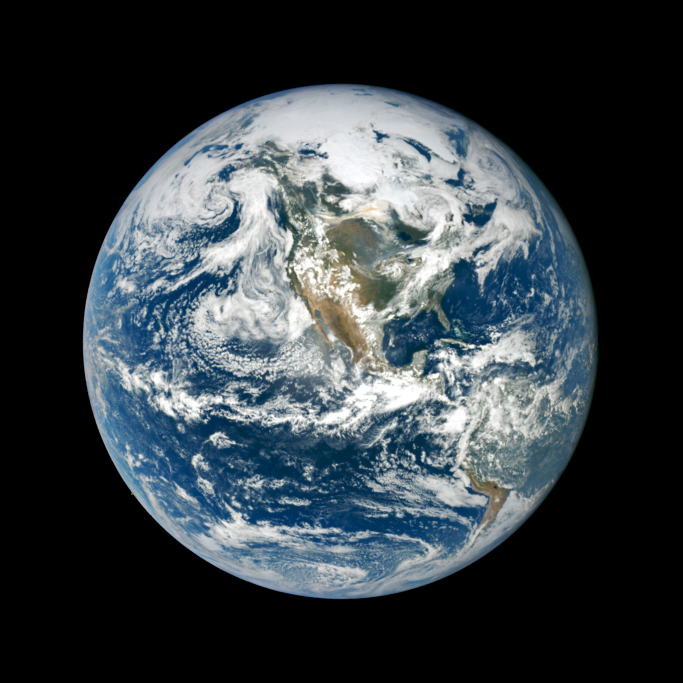
#> input picture NASA_EPIC_Smoke_Over_Canada.jpg, 2048 x 2048 px (shown at 1/3 size)
$ python detect_features.py NASA_EPIC_Smoke_Over_Canada.jpg
#> lines starting #> are read from the running program, lines starting #| are printed output that depends on the picture; after the words box and inside, x2 and y2 are one past the last pixel; in counts of white or black regions, pixels touching at a corner belong together
"""
Earth Feature Detection from NASA EPIC imagery (Smoke over Canada)
Classifies clouds, ocean, land and smoke haze using K-Means clustering
+ HSV colour rules, and detects cloud-system edges/vortices with OpenCV.

Usage:  python detect_features.py NASA_EPIC_Smoke_Over_Canada.jpg
"""
import sys
import cv2
import numpy as np
import matplotlib
matplotlib.use("Agg")
import matplotlib.pyplot as plt
from matplotlib.patches import Patch
from sklearn.cluster import KMeans

path = sys.argv[1] if len(sys.argv) > 1 else "NASA_EPIC_Smoke_Over_Canada.jpg"
bgr = cv2.imread(path)
#> bgr is the input picture: shape (2048, 2048, 3); mean B, G, R 67.4, 62.5, 54.4
if bgr is None:
    sys.exit(f"Cannot read {path}")
rgb = cv2.cvtColor(bgr, cv2.COLOR_BGR2RGB)
h, w = rgb.shape[:2]
#> h = 2048; w = 2048

# ---------- 1. Isolate the Earth disk (remove black space) ----------
gray = cv2.cvtColor(bgr, cv2.COLOR_BGR2GRAY)
disk = (gray > 18).astype(np.uint8)
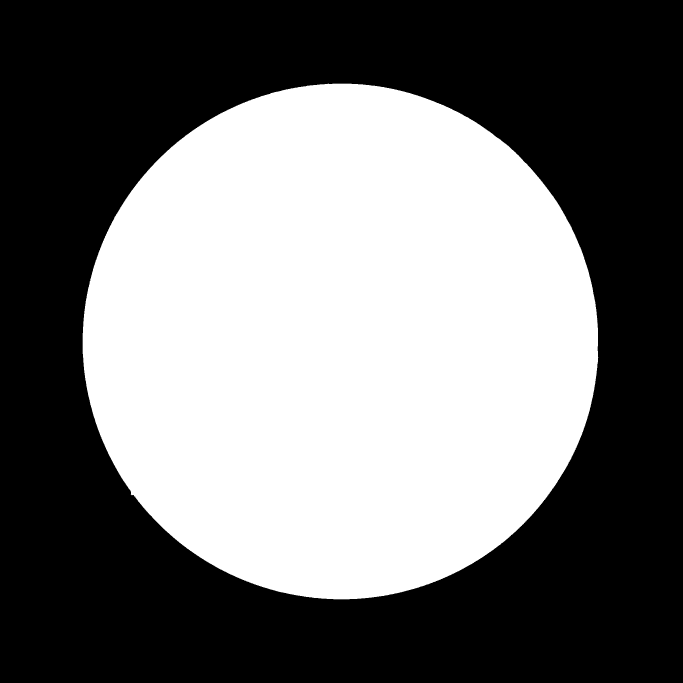
#> disk: shape (2048, 2048) (shown at 1/3 size); values 0 (black) and 1 (white), 44.8% white; 1 white region, box (x1, y1, x2, y2) and area: (248, 251, 1795, 1798) 1878787
disk = cv2.morphologyEx(disk, cv2.MORPH_OPEN, np.ones((9, 9), np.uint8))
#> disk: shape (2048, 2048); values 0 (black) and 1 (white), 44.8% white; 1 white region, box (x1, y1, x2, y2) and area: (248, 251, 1794, 1798) 1878764
disk = cv2.erode(disk, np.ones((15, 15), np.uint8))   # drop limb-darkened edge
#> disk: shape (2048, 2048); values 0 (black) and 1 (white), 43.8% white; 1 white region, box (x1, y1, x2, y2) and area: (255, 258, 1787, 1791) 1835644
disk = disk.astype(bool)

# ---------- 2. Unsupervised segmentation (K-Means in Lab space) ----------
lab = cv2.cvtColor(bgr, cv2.COLOR_BGR2LAB)
#> lab: shape (2048, 2048, 3); mean of channels 0, 1, 2 64.5, 126.8, 124.3
pix = lab[disk].astype(np.float32)
sample = pix[np.random.RandomState(0).choice(len(pix), 60000, replace=False)]
km = KMeans(n_clusters=6, n_init=5, random_state=0).fit(sample)
clusters = np.full((h, w), -1, int)
clusters[disk] = km.predict(pix)
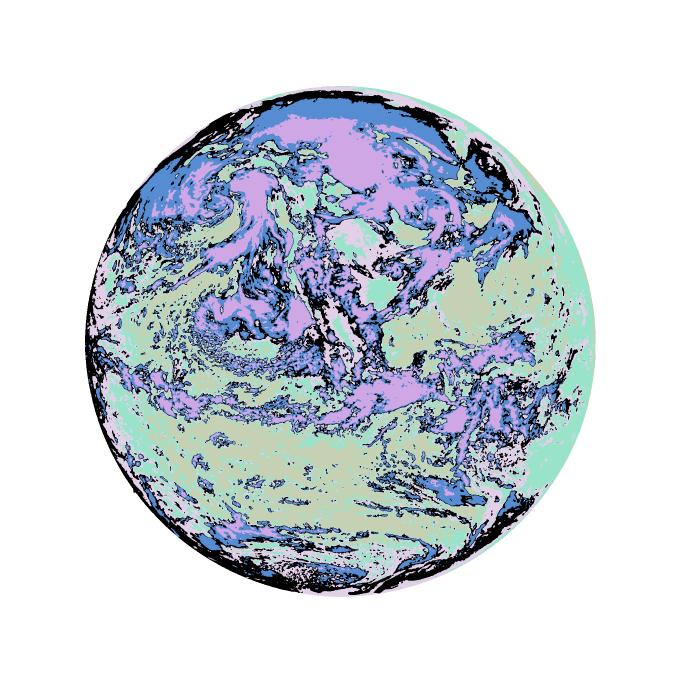
#> clusters: shape (2048, 2048) int64 (shown at 1/3 size); 7 distinct labels, from -1 to 5; one colour per label, 0 black, -1 white

# ---------- 3. Classify every pixel with calibrated colour rules ----------
# (K-Means clusters above give the dominant palette; per-pixel rules give the
#  physical classes, because land/ocean/haze overlap in a single cluster.)
CLASSES = {0: "Ocean", 1: "Cloud", 2: "Land", 3: "Smoke / haze", 4: "Coastal / hazy water"}
COLORS = {0: (20, 70, 190), 1: (245, 245, 245), 2: (60, 160, 60),
          3: (255, 140, 0), 4: (0, 220, 220), -1: (0, 0, 0)}
sm_rgb = cv2.GaussianBlur(rgb, (0, 0), 4).astype(int)
hsv = cv2.cvtColor(cv2.GaussianBlur(bgr, (0, 0), 4), cv2.COLOR_BGR2HSV).astype(int)
R, G, B = sm_rgb[..., 0], sm_rgb[..., 1], sm_rgb[..., 2]
S, V = hsv[..., 1], hsv[..., 2]
yy, xx = np.mgrid[0:h, 0:w]
bmr = B - R                                       # blue-minus-red index
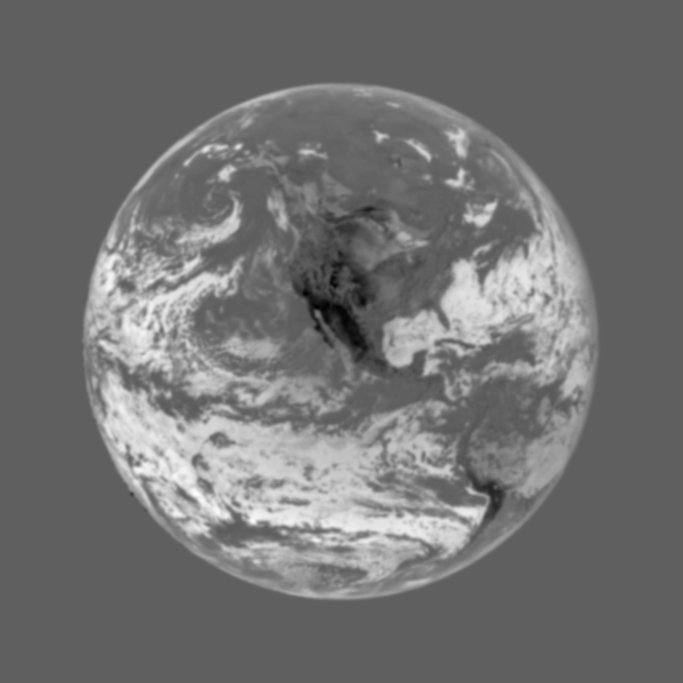
#> bmr: shape (2048, 2048) int64 (shown at 1/3 size); min -66, max 110, mean 13.1; drawn with min black and max white

label_map = np.full((h, w), -1, int)
label_map[disk] = 2                               # default: land
label_map[disk & (bmr >= 40)] = 0                 # strongly blue  -> ocean
label_map[disk & (bmr >= 20) & (bmr < 40)] = 4    # mildly blue    -> hazy / coastal water
label_map[disk & (V > 185) & (S < 60)] = 1        # bright + grey  -> cloud
# smoke: slightly blue-grey/warm, mid-brightness, low saturation, over N. America
smoke = (disk & (V > 105) & (V <= 185) & (S < 70) & (bmr > 5) & (bmr < 35)
         & (yy > h * 0.27) & (yy < h * 0.42) & (xx > w * 0.46) & (xx < w * 0.68)
         & (bmr > 8) & (bmr < 28))   # region of interest: central Canada
#> smoke: shape (2048, 2048) bool; 0.34% white; 39 white regions (18 under 20 px), largest, box (x1, y1, x2, y2) and area: (1080, 630, 1292, 808) 9219, (1334, 771, 1393, 861) 919, (974, 553, 1058, 593) 623
smoke = cv2.morphologyEx(smoke.astype(np.uint8), cv2.MORPH_OPEN, np.ones((9, 9), np.uint8)).astype(bool)
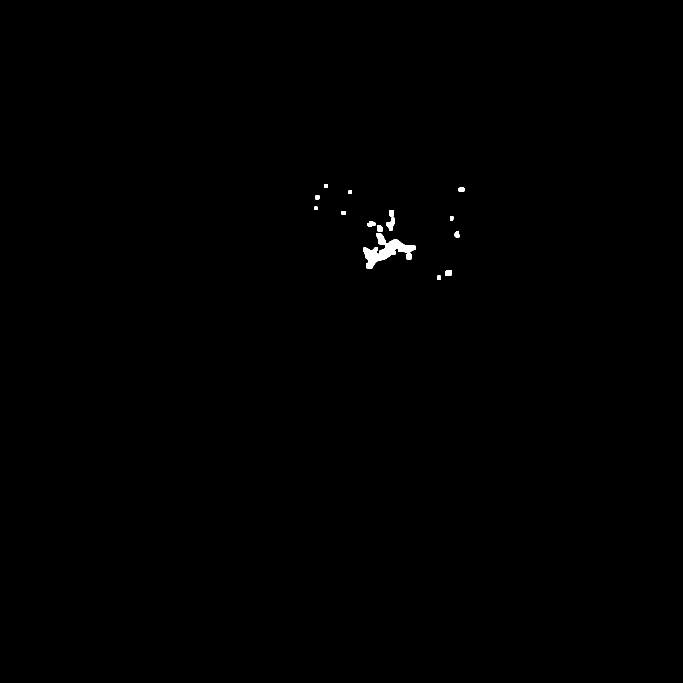
#> smoke: shape (2048, 2048) bool (shown at 1/3 size); 0.22% white; 15 white regions, largest, box (x1, y1, x2, y2) and area: (1090, 699, 1248, 807) 6249, (1159, 653, 1185, 692) 562, (1131, 676, 1149, 696) 305
# keep only the 2 largest smoke blobs (removes speckle)
n, lab_cc, st, _ = cv2.connectedComponentsWithStats(smoke.astype(np.uint8))
#> lab_cc: shape (2048, 2048) int32; 16 distinct labels, from 0 to 15
#> n = 16; st = 16 rows, first 6: [0, 0, 2048, 2048, 4185085], [972, 553, 12, 11, 128], [1376, 562, 17, 12, 194], [1046, 571, 10, 11, 108], [947, 586, 12, 13, 147], [943, 620, 9, 10, 90]
keep = 1 + np.argsort(st[1:, cv2.CC_STAT_AREA])[::-1][:2]
#> keep = [13, 9]
smoke = np.isin(lab_cc, keep[st[keep, cv2.CC_STAT_AREA] > 1500])
#> smoke: shape (2048, 2048) bool; 0.15% white; 1 white region, box (x1, y1, x2, y2) and area: (1090, 699, 1248, 807) 6249
label_map[smoke] = 3

seg = np.zeros((h, w, 3), np.uint8)
for k, c in COLORS.items():
    seg[label_map == k] = c

# ---------- 4. Edge / cloud-structure detection ----------
blur = cv2.GaussianBlur(gray, (0, 0), 3)
edges = cv2.Canny(blur, 30, 90)
#> edges: shape (2048, 2048); 1.5% white in thin lines or dots, all inside (x1, y1, x2, y2) = (248, 251, 1741, 1798)
edges[~disk] = 0
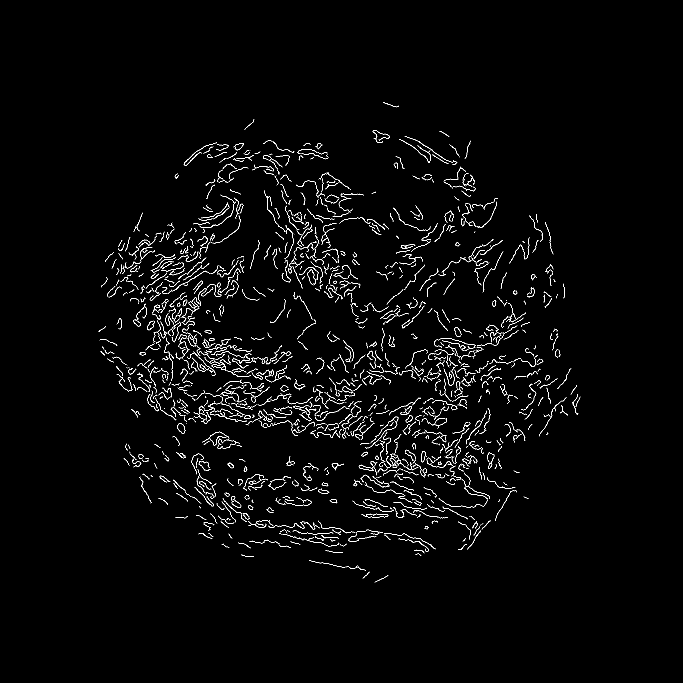
#> edges: shape (2048, 2048) (shown at 1/3 size); 1.4% white in thin lines or dots, all inside (x1, y1, x2, y2) = (295, 306, 1741, 1748)
cloud_mask = (label_map == 1).astype(np.uint8)
cloud_mask = cv2.morphologyEx(cloud_mask, cv2.MORPH_CLOSE, np.ones((25, 25), np.uint8))
contours, _ = cv2.findContours(cloud_mask, cv2.RETR_EXTERNAL, cv2.CHAIN_APPROX_SIMPLE)
big = [c for c in contours if cv2.contourArea(c) > 8000]
annot = rgb.copy()
cv2.drawContours(annot, big, -1, (255, 255, 0), 3)

# Smoke plume bounding boxes
sm = cv2.morphologyEx((label_map == 3).astype(np.uint8), cv2.MORPH_CLOSE, np.ones((31, 31), np.uint8))
sc, _ = cv2.findContours(sm, cv2.RETR_EXTERNAL, cv2.CHAIN_APPROX_SIMPLE)
for c in sc:
    if cv2.contourArea(c) > 6000:
        x, y, bw, bh = cv2.boundingRect(c)
        cv2.rectangle(annot, (x, y), (x + bw, y + bh), (255, 0, 0), 4)
        cv2.putText(annot, "Smoke plume", (x, max(y - 10, 20)),
                    cv2.FONT_HERSHEY_SIMPLEX, 1.1, (255, 0, 0), 3)

# ---------- 5. Coverage statistics ----------
total = disk.sum()
#> total = 1835644
stats = {CLASSES[k]: 100 * (label_map == k).sum() / total for k in CLASSES}
#> stats = {'Ocean': 34.92, 'Cloud': 24.44, 'Land': 22.3, 'Smoke / haze': 0.34, 'Coastal / hazy water': 18.01}
print("Surface / atmosphere coverage (% of visible disk):")
for k, v in stats.items():
    print(f"  {k:<15}{v:6.2f}%")
#> this loop made 5 passes
#> (k, v) on passes 1 to 5: ('Ocean', 34.92), ('Cloud', 24.44), ('Land', 22.3), ('Smoke / haze', 0.34), ('Coastal / hazy water', 18.01)
#|   Ocean           34.92%
#|   Cloud           24.44%
#|   Land            22.30%
#|   Smoke / haze     0.34%
#|   Coastal / hazy water 18.01%

# A short, rule-based explanation from the measured class coverage. This is
# generated from this run's output; it is not a trained vision-language model.
ranked_classes = sorted(stats.items(), key=lambda item: item[1], reverse=True)
#> ranked_classes = [('Ocean', 34.92), ('Cloud', 24.44), ('Land', 22.3), ('Coastal / hazy water', 18.01), ('Smoke / haze', 0.34)]
summary_lines = [
    "This NASA EPIC image shows the visible disk of Earth against black space.",
    "The image was segmented into approximate ocean, cloud, land, smoke/haze, "
    "and coastal/hazy-water classes using colour rules.",
    "Estimated coverage of the visible Earth disk:",
]
summary_lines.extend(f"- {name}: {value:.1f}%" for name, value in ranked_classes)
summary_lines.extend([
    "The red box in annotated_result.png marks a region classified as a "
    "possible smoke plume; yellow outlines mark large cloud regions.",
    "These are approximate image-based labels, not validated scientific "
    "measurements. Smoke detection uses a manually selected region and "
    "colour thresholds, so results may not transfer to other images.",
])
with open("image_explanation.txt", "w", encoding="utf-8") as explanation_file:
    explanation_file.write("\n".join(summary_lines) + "\n")

# ---------- 6. Save figure ----------
fig, ax = plt.subplots(2, 2, figsize=(14, 14))
ax[0, 0].imshow(rgb);        ax[0, 0].set_title("1. Original NASA EPIC image")
ax[0, 1].imshow(seg);        ax[0, 1].set_title("2. Segmentation (K-Means + colour rules)")
ax[1, 0].imshow(edges, cmap="gray"); ax[1, 0].set_title("3. Canny edge detection")
ax[1, 1].imshow(annot);      ax[1, 1].set_title("4. Detected cloud systems (yellow) & smoke (red)")
for a in ax.ravel():
    a.axis("off")
fig.legend(handles=[Patch(color=np.array(COLORS[k]) / 255, label=CLASSES[k]) for k in CLASSES],
           loc="lower center", ncol=5, fontsize=12)
plt.tight_layout(rect=[0, 0.03, 1, 1])
plt.savefig("feature_detection_result.png", dpi=110)
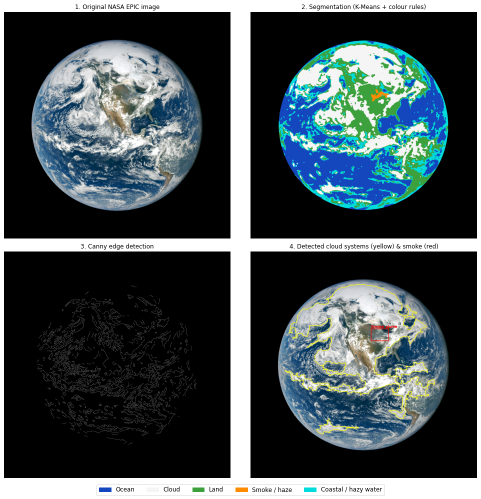
#> figure drawn by matplotlib, 4 panels
cv2.imwrite("segmentation_only.png", cv2.cvtColor(seg, cv2.COLOR_RGB2BGR))
cv2.imwrite("annotated_result.png", cv2.cvtColor(annot, cv2.COLOR_RGB2BGR))
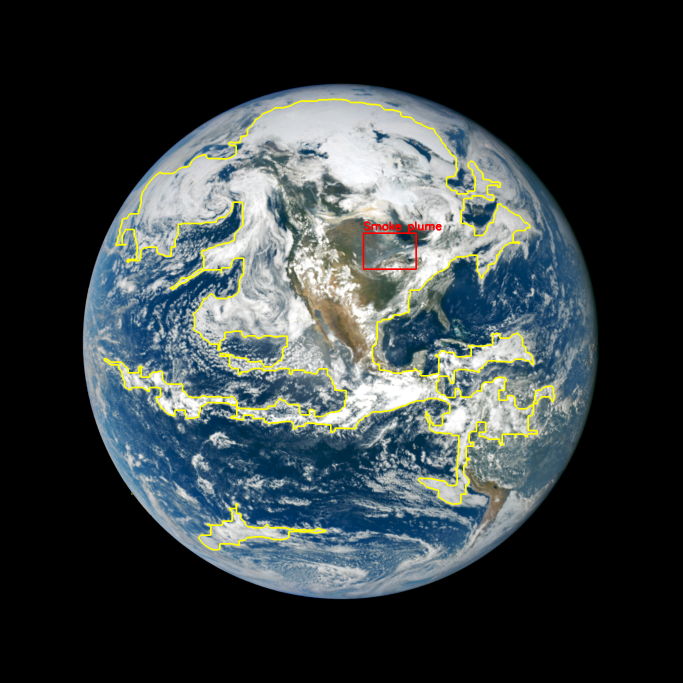
#> saved as annotated_result.png: shape (2048, 2048, 3) (shown at 1/3 size); mean B, G, R 64.6, 63.5, 55.8
print("Saved: feature_detection_result.png, segmentation_only.png, annotated_result.png")
print("Saved: image_explanation.txt")
